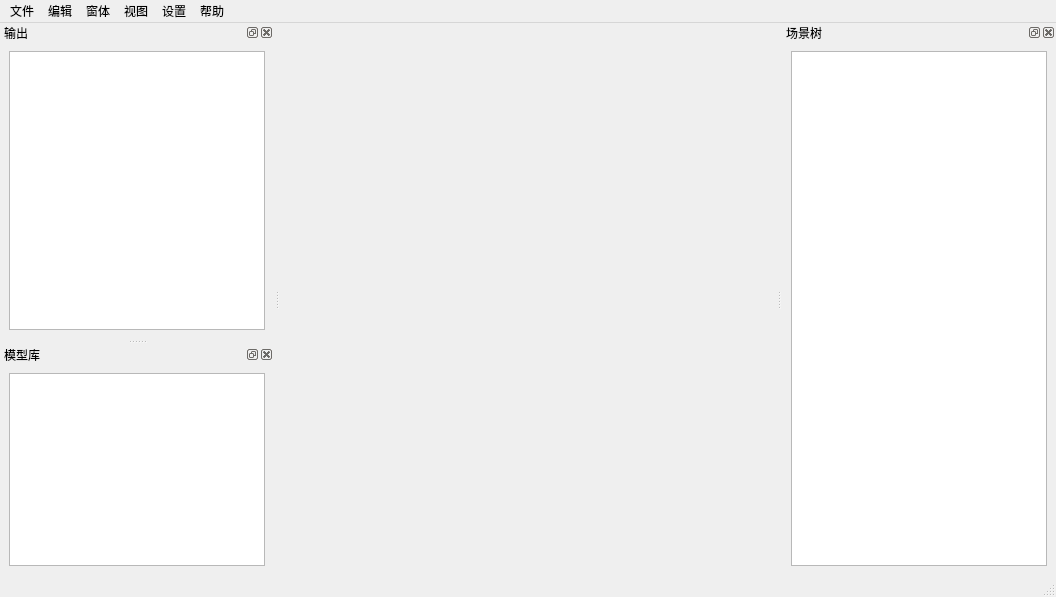
<?xml version="1.0" encoding="UTF-8"?>
<ui version="4.0">
 <class>VGRibbonWindow</class>
 <widget class="QMainWindow" name="VGRibbonWindow">
  <property name="geometry">
   <rect>
    <x>0</x>
    <y>0</y>
    <width>1056</width>
    <height>597</height>
   </rect>
  </property>
  <property name="windowTitle">
   <string>新建场景.umproj - 三维展示环境</string>
  </property>
  <property name="styleSheet">
   <string notr="true"/>
  </property>
  <widget class="QWidget" name="centralwidget"/>
  <widget class="QMenuBar" name="menubar">
   <property name="geometry">
    <rect>
     <x>0</x>
     <y>0</y>
     <width>1056</width>
     <height>22</height>
    </rect>
   </property>
   <property name="minimumSize">
    <size>
     <width>0</width>
     <height>0</height>
    </size>
   </property>
   <property name="maximumSize">
    <size>
     <width>16777215</width>
     <height>16777215</height>
    </size>
   </property>
   <widget class="QMenu" name="menu">
    <property name="title">
     <string>文件</string>
    </property>
    <addaction name="actionOpen"/>
    <addaction name="separator"/>
    <addaction name="actionNew"/>
    <addaction name="actionSave"/>
    <addaction name="separator"/>
    <addaction name="actionQuit"/>
   </widget>
   <widget class="QMenu" name="menu_2">
    <property name="title">
     <string>编辑</string>
    </property>
    <widget class="QMenu" name="menu_7">
     <property name="title">
      <string>撤销</string>
     </property>
     <property name="icon">
      <iconset>
       <normaloff>:/Resources/icon/mail-reply.png</normaloff>:/Resources/icon/mail-reply.png</iconset>
     </property>
     <addaction name="actionCancel"/>
    </widget>
    <addaction name="menu_7"/>
    <addaction name="actionForward"/>
    <addaction name="separator"/>
    <addaction name="actionCopy"/>
    <addaction name="actionClip"/>
    <addaction name="actionPaste"/>
    <addaction name="separator"/>
    <addaction name="actionDelete"/>
   </widget>
   <widget class="QMenu" name="menu_3">
    <property name="title">
     <string>窗体</string>
    </property>
    <addaction name="actionFullScreen"/>
    <addaction name="actionNormal"/>
   </widget>
   <widget class="QMenu" name="menu_4">
    <property name="title">
     <string>视图</string>
    </property>
    <addaction name="actionNoIcon"/>
   </widget>
   <widget class="QMenu" name="menu_5">
    <property name="title">
     <string>设置</string>
    </property>
   </widget>
   <widget class="QMenu" name="menu_6">
    <property name="title">
     <string>帮助</string>
    </property>
    <addaction name="action_Qt"/>
    <addaction name="actionAboutApp"/>
   </widget>
   <addaction name="menu"/>
   <addaction name="menu_2"/>
   <addaction name="menu_3"/>
   <addaction name="menu_4"/>
   <addaction name="menu_5"/>
   <addaction name="menu_6"/>
  </widget>
  <widget class="QStatusBar" name="statusbar"/>
  <widget class="QDockWidget" name="dockWidget_2">
   <property name="minimumSize">
    <size>
     <width>200</width>
     <height>174</height>
    </size>
   </property>
   <property name="windowTitle">
    <string>场景树</string>
   </property>
   <attribute name="dockWidgetArea">
    <number>2</number>
   </attribute>
   <widget class="QWidget" name="dockWidgetContents_2">
    <layout class="QVBoxLayout" name="verticalLayout_2">
     <item>
      <widget class="QTreeView" name="treeView"/>
     </item>
    </layout>
   </widget>
  </widget>
  <widget class="QDockWidget" name="dockWidget_4">
   <property name="minimumSize">
    <size>
     <width>266</width>
     <height>314</height>
    </size>
   </property>
   <property name="windowTitle">
    <string>输出</string>
   </property>
   <attribute name="dockWidgetArea">
    <number>1</number>
   </attribute>
   <widget class="QWidget" name="dockWidgetContents_4">
    <layout class="QVBoxLayout" name="verticalLayout_3">
     <item>
      <widget class="QTableWidget" name="tableWidget"/>
     </item>
    </layout>
   </widget>
  </widget>
  <widget class="QDockWidget" name="dockWidget">
   <property name="minimumSize">
    <size>
     <width>200</width>
     <height>174</height>
    </size>
   </property>
   <property name="windowTitle">
    <string>模型库</string>
   </property>
   <attribute name="dockWidgetArea">
    <number>1</number>
   </attribute>
   <widget class="QWidget" name="dockWidgetContents">
    <layout class="QVBoxLayout" name="verticalLayout">
     <item>
      <widget class="QListView" name="listView"/>
     </item>
    </layout>
   </widget>
  </widget>
  <action name="actionOpen">
   <property name="icon">
    <iconset resource="MainWindow.qrc">
     <normaloff>:/Resources/icon/folder-open.png</normaloff>:/Resources/icon/folder-open.png</iconset>
   </property>
   <property name="text">
    <string>打开</string>
   </property>
  </action>
  <action name="actionSave">
   <property name="icon">
    <iconset resource="MainWindow.qrc">
     <normaloff>:/Resources/icon/save.png</normaloff>:/Resources/icon/save.png</iconset>
   </property>
   <property name="text">
    <string>保存</string>
   </property>
   <property name="toolTip">
    <string>保存</string>
   </property>
   <property name="shortcut">
    <string>Ctrl+S</string>
   </property>
  </action>
  <action name="actionQuit">
   <property name="icon">
    <iconset resource="MainWindow.qrc">
     <normaloff>:/Resources/icon/remove.png</normaloff>:/Resources/icon/remove.png</iconset>
   </property>
   <property name="text">
    <string>退出</string>
   </property>
   <property name="shortcut">
    <string>Ctrl+Q</string>
   </property>
  </action>
  <action name="actionFullScreen">
   <property name="checkable">
    <bool>true</bool>
   </property>
   <property name="icon">
    <iconset resource="MainWindow.qrc">
     <normaloff>:/Resources/icon/fullscreen.png</normaloff>:/Resources/icon/fullscreen.png</iconset>
   </property>
   <property name="text">
    <string>全屏</string>
   </property>
   <property name="shortcut">
    <string>Ctrl+F</string>
   </property>
  </action>
  <action name="actionNormal">
   <property name="checkable">
    <bool>true</bool>
   </property>
   <property name="checked">
    <bool>true</bool>
   </property>
   <property name="icon">
    <iconset resource="MainWindow.qrc">
     <normaloff>:/Resources/icon/rotate-right.png</normaloff>:/Resources/icon/rotate-right.png</iconset>
   </property>
   <property name="text">
    <string>默认大小</string>
   </property>
  </action>
  <action name="actionCancel">
   <property name="icon">
    <iconset resource="MainWindow.qrc">
     <normaloff>:/Resources/icon/reply.png</normaloff>:/Resources/icon/reply.png</iconset>
   </property>
   <property name="text">
    <string>撤销</string>
   </property>
  </action>
  <action name="action_Qt">
   <property name="icon">
    <iconset>
     <normaloff>:/Resources/icon/question.png</normaloff>:/Resources/icon/question.png</iconset>
   </property>
   <property name="text">
    <string>关于Qt</string>
   </property>
  </action>
  <action name="actionAboutApp">
   <property name="icon">
    <iconset>
     <normaloff>:/Resources/icon/question.png</normaloff>:/Resources/icon/question.png</iconset>
   </property>
   <property name="text">
    <string>关于</string>
   </property>
   <property name="iconText">
    <string>关于软件</string>
   </property>
   <property name="toolTip">
    <string>关于软件</string>
   </property>
  </action>
  <action name="actionCopy">
   <property name="icon">
    <iconset resource="MainWindow.qrc">
     <normaloff>:/Resources/icon/paste.png</normaloff>:/Resources/icon/paste.png</iconset>
   </property>
   <property name="text">
    <string>复制</string>
   </property>
   <property name="shortcut">
    <string>Ctrl+C</string>
   </property>
  </action>
  <action name="actionPaste">
   <property name="icon">
    <iconset resource="MainWindow.qrc">
     <normaloff>:/Resources/icon/paste.png</normaloff>:/Resources/icon/paste.png</iconset>
   </property>
   <property name="text">
    <string>粘贴</string>
   </property>
   <property name="toolTip">
    <string>粘贴</string>
   </property>
   <property name="shortcut">
    <string>Ctrl+V</string>
   </property>
  </action>
  <action name="actionDelete">
   <property name="icon">
    <iconset resource="MainWindow.qrc">
     <normaloff>:/Resources/icon/remove.png</normaloff>:/Resources/icon/remove.png</iconset>
   </property>
   <property name="text">
    <string>删除</string>
   </property>
   <property name="toolTip">
    <string>删除</string>
   </property>
   <property name="shortcut">
    <string>Ctrl+V</string>
   </property>
  </action>
  <action name="actionClip">
   <property name="icon">
    <iconset resource="MainWindow.qrc">
     <normaloff>:/Resources/icon/cut.png</normaloff>:/Resources/icon/cut.png</iconset>
   </property>
   <property name="text">
    <string>剪切</string>
   </property>
   <property name="toolTip">
    <string>剪切</string>
   </property>
   <property name="shortcut">
    <string>Ctrl+X</string>
   </property>
  </action>
  <action name="actionNew">
   <property name="icon">
    <iconset resource="MainWindow.qrc">
     <normaloff>:/Resources/icon/file-text-o.png</normaloff>:/Resources/icon/file-text-o.png</iconset>
   </property>
   <property name="text">
    <string>新建</string>
   </property>
   <property name="toolTip">
    <string>新建</string>
   </property>
  </action>
  <action name="actionForward">
   <property name="icon">
    <iconset resource="MainWindow.qrc">
     <normaloff>:/Resources/icon/reply.png</normaloff>:/Resources/icon/reply.png</iconset>
   </property>
   <property name="text">
    <string>后退</string>
   </property>
   <property name="toolTip">
    <string>后退</string>
   </property>
  </action>
  <action name="actionNoIcon">
   <property name="text">
    <string>无图标</string>
   </property>
  </action>
 </widget>
 <resources>
  <include location="VGRibbonWindow.qrc"/>
 </resources>
 <connections>
  <connection>
   <sender>actionQuit</sender>
   <signal>triggered()</signal>
   <receiver>VGRibbonWindow</receiver>
   <slot>close()</slot>
   <hints>
    <hint type="sourcelabel">
     <x>-1</x>
     <y>-1</y>
    </hint>
    <hint type="destinationlabel">
     <x>511</x>
     <y>367</y>
    </hint>
   </hints>
  </connection>
 </connections>
</ui>
